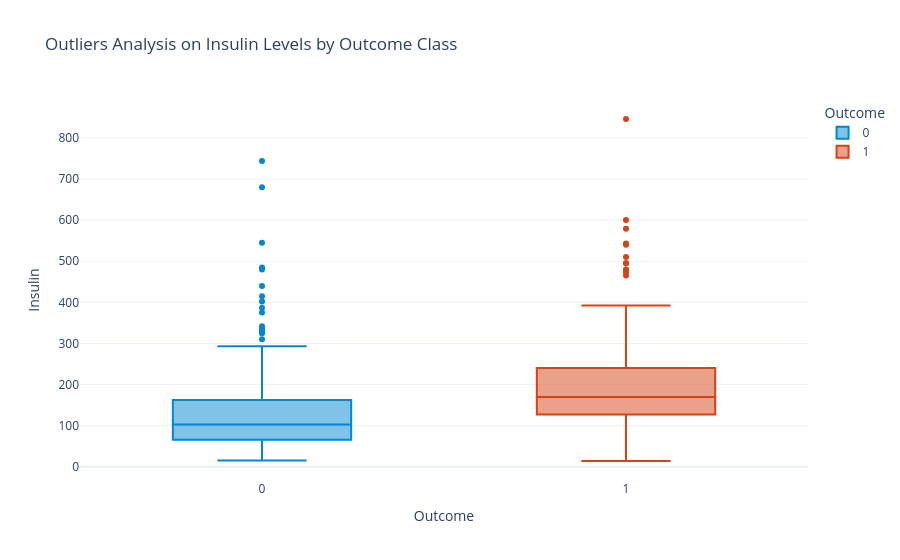

Here is the notebook cell this chart was saved with:
### Markdown cell above
### 6. Box Plot: Range Comparison of Insulin Levels

### Code cell
valid_insulin = df[df['Insulin'] > 0].copy()
valid_insulin['Outcome'] = valid_insulin['Outcome'].astype(str)

fig = px.box(
    valid_insulin, x='Outcome', y='Insulin', color='Outcome',
    title='Outliers Analysis on Insulin Levels by Outcome Class',
    color_discrete_map={'0': '#0288D1', '1': '#D84315'}
)
fig.show()

### Figure 1 — Plotly figure (JSON) as saved in the notebook; plotly's stock layout.template omitted (floating-point values rounded to 4 significant figures; data arrays with more than 128 entries replaced by an {"elided": "..."} marker saying what was removed)
{"data": [{"alignmentgroup": "True", "hovertemplate": "Outcome=%{x}<br>Insulin=%{y}<extra></extra>", "legendgroup": "0", "marker": {"color": "#0288D1"}, "name": "0", "notched": false, "offsetgroup": "0", "orientation": "v", "showlegend": true, "type": "box", "x": {"elided": "264 str values"}, "x0": " ", "xaxis": "x", "y": {"elided": "264 int values"}, "y0": " ", "yaxis": "y"}, {"alignmentgroup": "True", "hovertemplate": "Outcome=%{x}<br>Insulin=%{y}<extra></extra>", "legendgroup": "1", "marker": {"color": "#D84315"}, "name": "1", "notched": false, "offsetgroup": "1", "orientation": "v", "showlegend": true, "type": "box", "x": {"elided": "130 str values"}, "x0": " ", "xaxis": "x", "y": {"elided": "130 int values"}, "y0": " ", "yaxis": "y"}], "layout": {"boxmode": "overlay", "legend": {"title": {"text": "Outcome"}, "tracegroupgap": 0}, "title": {"text": "Outliers Analysis on Insulin Levels by Outcome Class"}, "xaxis": {"anchor": "y", "categoryarray": ["0", "1"], "categoryorder": "array", "domain": [0.0, 1.0], "title": {"text": "Outcome"}}, "yaxis": {"anchor": "x", "domain": [0.0, 1.0], "title": {"text": "Insulin"}}}}
